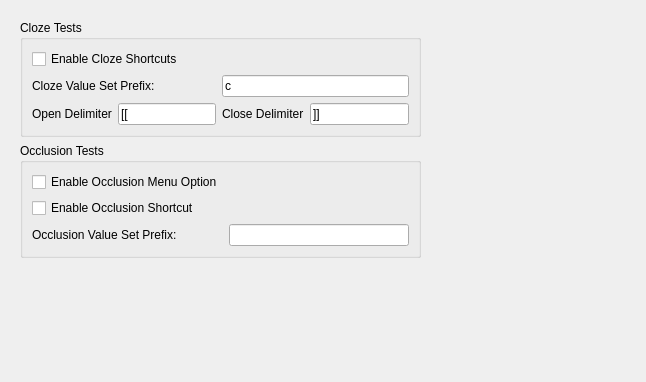
<?xml version="1.0" encoding="UTF-8"?>
<ui version="4.0">
 <class>SRSourceModeTab</class>
 <widget class="QWidget" name="SRSourceModeTab">
  <property name="geometry">
   <rect>
    <x>0</x>
    <y>0</y>
    <width>646</width>
    <height>382</height>
   </rect>
  </property>
  <property name="windowTitle">
   <string>Form</string>
  </property>
  <layout class="QGridLayout" name="gridLayout_3">
   <item row="0" column="0">
    <widget class="QWidget" name="widget" native="true">
     <layout class="QVBoxLayout" name="verticalLayout">
      <item>
       <widget class="QGroupBox" name="cloze">
        <property name="title">
         <string>Cloze Tests</string>
        </property>
        <layout class="QGridLayout" name="gridLayout">
         <item row="0" column="0" colspan="4">
          <widget class="QCheckBox" name="clozeShortcutsEnabledCheckBox">
           <property name="toolTip">
            <string>&lt;html&gt;&lt;head/&gt;&lt;body&gt;&lt;p&gt;Advanced feature. Check this if you want to treat the content of the &amp;quot;Open Delimiter&amp;quot;, &amp;quot;Close Delimiter&amp;quot;, and &amp;quot;Field separator&amp;quot; as regular expressions.&lt;/p&gt;&lt;/body&gt;&lt;/html&gt;</string>
           </property>
           <property name="text">
            <string>Enable Cloze Shortcuts</string>
           </property>
          </widget>
         </item>
         <item row="3" column="3">
          <widget class="QLineEdit" name="clozeCloseDelimLineEdit">
           <property name="text">
            <string>]]</string>
           </property>
          </widget>
         </item>
         <item row="3" column="0">
          <widget class="QLabel" name="clozeOpenDelimLabel">
           <property name="text">
            <string>Open Delimiter</string>
           </property>
          </widget>
         </item>
         <item row="3" column="1">
          <widget class="QLineEdit" name="clozeOpenDelimLineEdit">
           <property name="text">
            <string>[[</string>
           </property>
          </widget>
         </item>
         <item row="3" column="2">
          <widget class="QLabel" name="clozeCloseDelimLabel">
           <property name="text">
            <string>Close Delimiter</string>
           </property>
          </widget>
         </item>
         <item row="2" column="2" colspan="2">
          <widget class="QLineEdit" name="clozeVsPrefixLineEdit">
           <property name="text">
            <string>c</string>
           </property>
           <property name="readOnly">
            <bool>false</bool>
           </property>
          </widget>
         </item>
         <item row="2" column="0" colspan="2">
          <widget class="QLabel" name="clozeVsPrefixLabel">
           <property name="text">
            <string>Cloze Value Set Prefix:</string>
           </property>
          </widget>
         </item>
        </layout>
       </widget>
      </item>
      <item>
       <widget class="QGroupBox" name="occlusion">
        <property name="title">
         <string>Occlusion Tests</string>
        </property>
        <layout class="QGridLayout" name="gridLayout_2">
         <item row="1" column="0">
          <widget class="QCheckBox" name="enableCheckBox_2">
           <property name="toolTip">
            <string>&lt;html&gt;&lt;head/&gt;&lt;body&gt;&lt;p&gt;Advanced feature. Check this if you want to treat the content of the &amp;quot;Open Delimiter&amp;quot;, &amp;quot;Close Delimiter&amp;quot;, and &amp;quot;Field separator&amp;quot; as regular expressions.&lt;/p&gt;&lt;/body&gt;&lt;/html&gt;</string>
           </property>
           <property name="text">
            <string>Enable Occlusion Menu Option</string>
           </property>
          </widget>
         </item>
         <item row="3" column="1">
          <widget class="QLineEdit" name="nameLineEdit_2">
           <property name="text">
            <string/>
           </property>
           <property name="readOnly">
            <bool>true</bool>
           </property>
          </widget>
         </item>
         <item row="3" column="0">
          <widget class="QLabel" name="nameLabel_2">
           <property name="text">
            <string>Occlusion Value Set Prefix:</string>
           </property>
          </widget>
         </item>
         <item row="2" column="0">
          <widget class="QCheckBox" name="enableCheckBox_3">
           <property name="toolTip">
            <string>&lt;html&gt;&lt;head/&gt;&lt;body&gt;&lt;p&gt;Advanced feature. Check this if you want to treat the content of the &amp;quot;Open Delimiter&amp;quot;, &amp;quot;Close Delimiter&amp;quot;, and &amp;quot;Field separator&amp;quot; as regular expressions.&lt;/p&gt;&lt;/body&gt;&lt;/html&gt;</string>
           </property>
           <property name="text">
            <string>Enable Occlusion Shortcut</string>
           </property>
          </widget>
         </item>
        </layout>
       </widget>
      </item>
     </layout>
    </widget>
   </item>
   <item row="0" column="1" rowspan="2">
    <spacer name="horizontalSpacer">
     <property name="orientation">
      <enum>Qt::Horizontal</enum>
     </property>
     <property name="sizeHint" stdset="0">
      <size>
       <width>223</width>
       <height>20</height>
      </size>
     </property>
    </spacer>
   </item>
   <item row="1" column="0">
    <spacer name="verticalSpacer">
     <property name="orientation">
      <enum>Qt::Vertical</enum>
     </property>
     <property name="sizeHint" stdset="0">
      <size>
       <width>20</width>
       <height>125</height>
      </size>
     </property>
    </spacer>
   </item>
  </layout>
 </widget>
 <resources/>
 <connections/>
</ui>
